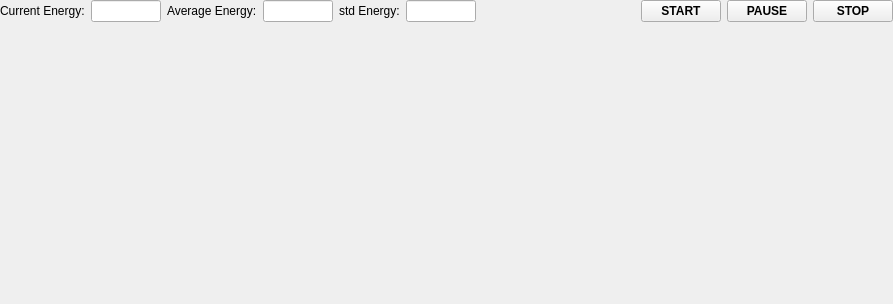
<?xml version="1.0" encoding="UTF-8"?>
<ui version="4.0">
 <class>d_pm</class>
 <widget class="QDockWidget" name="d_pm">
  <property name="geometry">
   <rect>
    <x>0</x>
    <y>0</y>
    <width>893</width>
    <height>304</height>
   </rect>
  </property>
  <property name="floating">
   <bool>true</bool>
  </property>
  <property name="windowTitle">
   <string>Power Meter</string>
  </property>
  <widget class="QWidget" name="w_pm">
   <layout class="QVBoxLayout" name="verticalLayout">
    <property name="leftMargin">
     <number>0</number>
    </property>
    <property name="topMargin">
     <number>0</number>
    </property>
    <property name="rightMargin">
     <number>0</number>
    </property>
    <property name="bottomMargin">
     <number>0</number>
    </property>
    <item>
     <layout class="QHBoxLayout" name="horizontalLayout_9">
      <item>
       <widget class="QLabel" name="lbl_cur_en">
        <property name="text">
         <string>Current Energy:</string>
        </property>
       </widget>
      </item>
      <item>
       <widget class="QLineEdit" name="le_cur_en">
        <property name="enabled">
         <bool>true</bool>
        </property>
        <property name="sizePolicy">
         <sizepolicy hsizetype="Fixed" vsizetype="Fixed">
          <horstretch>0</horstretch>
          <verstretch>0</verstretch>
         </sizepolicy>
        </property>
        <property name="minimumSize">
         <size>
          <width>70</width>
          <height>20</height>
         </size>
        </property>
        <property name="maximumSize">
         <size>
          <width>50</width>
          <height>16777215</height>
         </size>
        </property>
        <property name="readOnly">
         <bool>true</bool>
        </property>
       </widget>
      </item>
      <item>
       <widget class="QLabel" name="lbl_aver_en">
        <property name="text">
         <string>Average Energy:</string>
        </property>
       </widget>
      </item>
      <item>
       <widget class="QLineEdit" name="le_aver_en">
        <property name="enabled">
         <bool>true</bool>
        </property>
        <property name="sizePolicy">
         <sizepolicy hsizetype="Fixed" vsizetype="Fixed">
          <horstretch>0</horstretch>
          <verstretch>0</verstretch>
         </sizepolicy>
        </property>
        <property name="minimumSize">
         <size>
          <width>70</width>
          <height>20</height>
         </size>
        </property>
        <property name="maximumSize">
         <size>
          <width>50</width>
          <height>16777215</height>
         </size>
        </property>
        <property name="readOnly">
         <bool>true</bool>
        </property>
       </widget>
      </item>
      <item>
       <widget class="QLabel" name="lbl_std_en">
        <property name="text">
         <string>std Energy:</string>
        </property>
       </widget>
      </item>
      <item>
       <widget class="QLineEdit" name="le_std_en">
        <property name="enabled">
         <bool>true</bool>
        </property>
        <property name="sizePolicy">
         <sizepolicy hsizetype="Fixed" vsizetype="Fixed">
          <horstretch>0</horstretch>
          <verstretch>0</verstretch>
         </sizepolicy>
        </property>
        <property name="minimumSize">
         <size>
          <width>70</width>
          <height>20</height>
         </size>
        </property>
        <property name="maximumSize">
         <size>
          <width>50</width>
          <height>16777215</height>
         </size>
        </property>
        <property name="readOnly">
         <bool>true</bool>
        </property>
       </widget>
      </item>
      <item>
       <spacer name="horizontalSpacer">
        <property name="orientation">
         <enum>Qt::Horizontal</enum>
        </property>
        <property name="sizeHint" stdset="0">
         <size>
          <width>40</width>
          <height>20</height>
         </size>
        </property>
       </spacer>
      </item>
      <item>
       <widget class="QPushButton" name="btn_start">
        <property name="font">
         <font>
          <weight>75</weight>
          <bold>true</bold>
         </font>
        </property>
        <property name="text">
         <string>START</string>
        </property>
       </widget>
      </item>
      <item>
       <widget class="QPushButton" name="btn_pause">
        <property name="font">
         <font>
          <weight>75</weight>
          <bold>true</bold>
         </font>
        </property>
        <property name="text">
         <string>PAUSE</string>
        </property>
        <property name="checkable">
         <bool>true</bool>
        </property>
       </widget>
      </item>
      <item>
       <widget class="QPushButton" name="btn_stop">
        <property name="font">
         <font>
          <weight>75</weight>
          <bold>true</bold>
          <underline>false</underline>
          <strikeout>false</strikeout>
         </font>
        </property>
        <property name="text">
         <string>STOP</string>
        </property>
       </widget>
      </item>
     </layout>
    </item>
    <item>
     <layout class="QHBoxLayout" name="horizontalLayout_10">
      <item>
       <widget class="MplCanvas" name="plot_left" native="true">
        <property name="sizePolicy">
         <sizepolicy hsizetype="Expanding" vsizetype="Expanding">
          <horstretch>0</horstretch>
          <verstretch>0</verstretch>
         </sizepolicy>
        </property>
       </widget>
      </item>
      <item>
       <widget class="MplCanvas" name="plot_right" native="true">
        <property name="sizePolicy">
         <sizepolicy hsizetype="Expanding" vsizetype="Expanding">
          <horstretch>0</horstretch>
          <verstretch>0</verstretch>
         </sizepolicy>
        </property>
       </widget>
      </item>
     </layout>
    </item>
   </layout>
  </widget>
 </widget>
 <customwidgets>
  <customwidget>
   <class>MplCanvas</class>
   <extends>QWidget</extends>
   <header>..widgets</header>
   <container>1</container>
  </customwidget>
 </customwidgets>
 <resources/>
 <connections/>
</ui>
